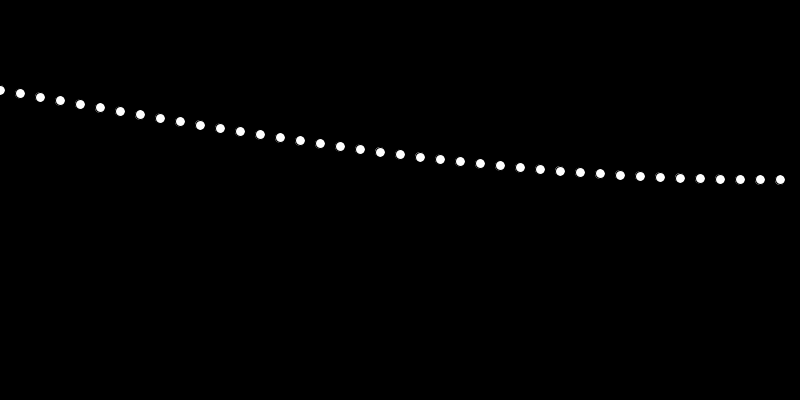
Frame 1 (no input)
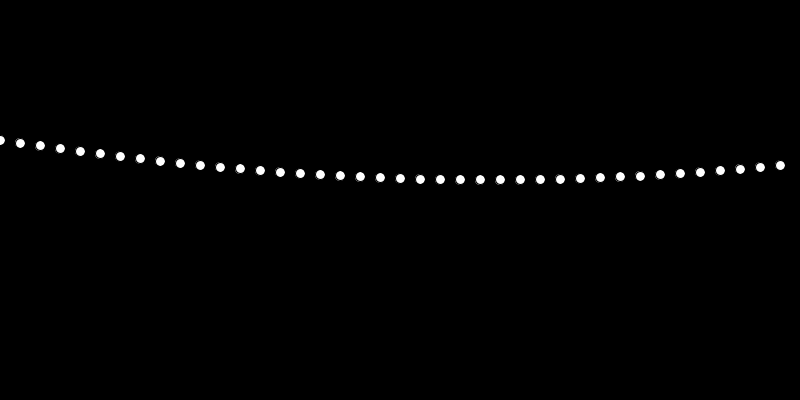
Frame 60 (the mouse pressed at the canvas centre just before this capture)
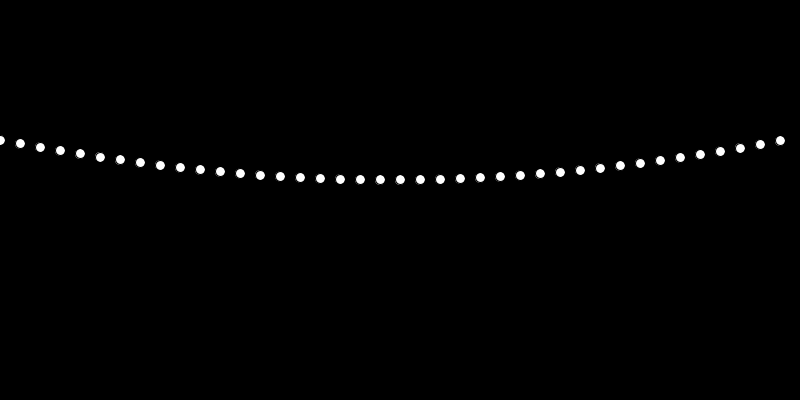
Frame 120 (the mouse held since frame 60 and released just before this capture)

The Processing sketch that drew these frames (run headless with seeded random() and noise(); from frame 60 on, the mouse is pressed at the canvas centre):

// Processing sketch: snake_test
// ── snake_test.pde
int total = int(TWO_PI/0.01);//total number of indexes points, points
//until the amplitude is back to zero

float[] wave = new float[total];//array for the amplitude of the
//object to be drawn betwen 0 and ht
int indexSpacing  = 4;


int numBalls = 40;
int[]index= new int[numBalls];//  1 = 0;//
int sp = 1;
float ht=1;
int num=1;
//changer = 10;
void setup() {
  size(800, 400);
  float a = 0;
  for (int i = 0; i < wave.length; i++) {
    wave[i] = map(sin(a), -1, 1, 0, 180);
    println(wave[i]);
    a+=0.01;
  }
  //print(wave.length);
  //print(total);
  //print(index.length);
  
   for (int i = 0; i < index.length; i++) {

    index[i] = (i*indexSpacing)%wave.length;
  }
  
}

void draw() {
  background(0);
  fill(255);

  for (int i=0;i<numBalls;i++) {
    ellipse(i*20, ht*wave[index[i]], 10, 10);
    index[i] = (index[i]+1) % (wave.length)*num;
  }
}

void mousePressed() {
  
  //indexSpacing = int(random(4,50));
  indexSpacing++;
  for (int i = 0; i < index.length; i++) {
    index[i] = (i*indexSpacing)%wave.length;
  }
}

void keyPressed() {
  if (key=='a') {
    ht=ht+0.25;
  } 
  if (key=='s') {
    ht = ht-0.25;
  }
  if (key=='q') {
    indexSpacing++;
  }
  if (key=='w') {
    indexSpacing--;
  }
  
  if(key=='b'){
   num--; 
  }
  println(ht);
}
